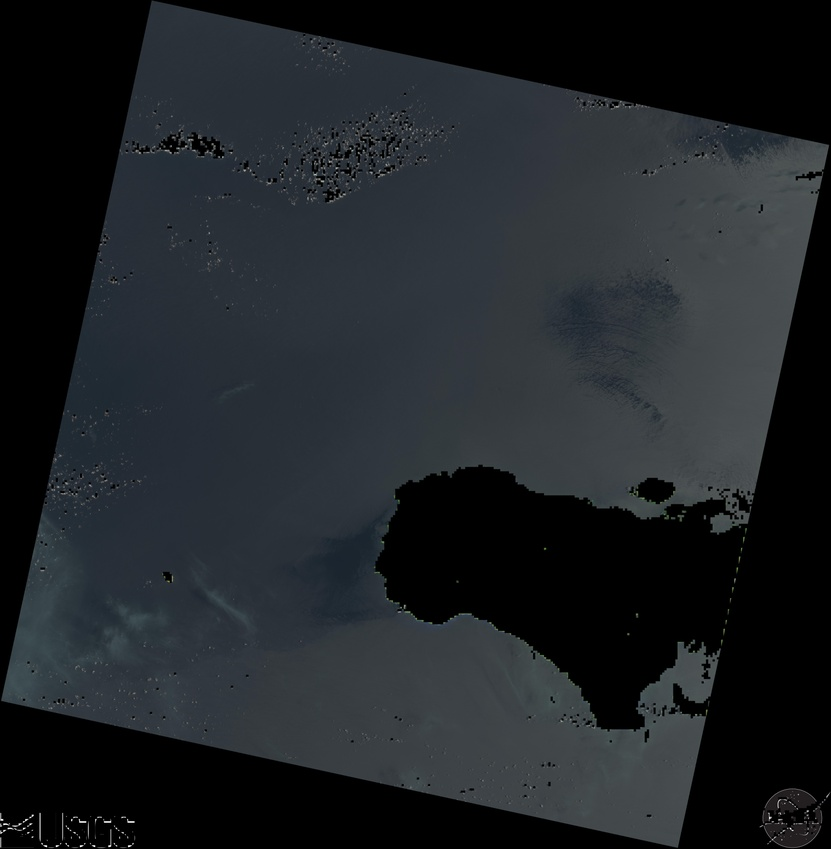
#> input picture imagery/LS8/Land & Cloud Blackout Comparison Examples/Test369 - Just Land Black.jpg, 831 x 849 px, shrunk from 7591 x 7761 before the run, given in place of Test369 - Just Land Black.jpg.jpg, which was not available
$ python main.py
#> lines starting #> are read from the running program, lines starting #| are printed output that depends on the picture; pictures that were not available may be replaced by others from this repository, and a replacement may not be noted
from PIL import Image
import numpy as np
from datetime import datetime as dt
import cv2

__author__ = "Sargassum Early Advisory System (SEAS) Team"
__date__ = "September 16, 2016"
__copyright__ = "Copyright 2016, Sargassum Early Advisory System"
__credits__ = ["Vaughn Linton", "Kyle Robertson", "Mike Wurl"]

__license__ = "MIT"
__version__ = "0.1"
__email__ = ["roberttk01@gmail.com", "redeyesmike@hotmail.com"]
__Status__ = "Production"

# Script developed to be utilized by the Sargassum Early Advisory System (SEAS) team for the low level analysis and
# detection of Sargassum in satellite imagery. Python3 libraries required include:
#   1) Pillow
#   2) numpy
#   3) opencv-python
#   4) datetime (native and only for testing/timing)

# Issues as of 09162016:
#   1) Infinite while loop in function 'find_sargassum'


def main():

    startTime = dt.now()

    # Below code allows user to input desired image. Currently, all test images (1-10) are in the ./PyIMG/imagery
    # directory. Code should eventually be changed to allow for user to direct the code towards an image somewhere
    # else.
    path = "../imagery/LS8/Test"
    n = input('Input Image Number: ')
#> the answer given: ../imagery/LS8/Land & Cloud Blackout Comparison Examples/Test369 - Just Land Black.jpg
    image = path + str(n) + '.jpg'  # Target image path
    nimage = path+ str(n) +'69.jpg'   # New image path
    im = Image.open(image)
#> im is the input picture: PIL image 831x849 RGB; mean R, G, B 31.3, 35.4, 39.3
    im.save(nimage)

    land_ho(nimage)             # Detect and blackout land
    cloud_search(nimage)        # Detect and blackout clouds
    grayscale(nimage, path, n)  # Convert image to grayscale to allow for Sargassum to stand  out more
    # find_sargassum(nimage) # Supposed to detect where Sargassum is... currently being a little bitch

    print(dt.now() - startTime) # Simple timer to see how long it takes to analyze an image


def land_ho(image): # Detects and blacks out land based on below configurations
    im = Image.open(image)
    px, py = im.size[0], im.size[1]
#> px = 831; py = 849
    rArr, gArr, bArr = np.array(im).T

    n = 6   # Setting allows for adjustments to sensitivity of search. Recommend keeping it below 10 for final product.
            # Variable also determines the area of pixels to be altered. Absolute minimum value is 2.
    x = 0
    while x < px - n:
        y = 0
        while y < py - n:
            rAvg, gAvg, bAvg = get_average_color(x, y, n, rArr, gArr, bArr)

            if rAvg > 80 or gAvg > 85:  # Blacks out area of pixels based one red and green average of the area.
                                        # Needs further tuning and testing.

                rArr, gArr, bArr = blackout(x, y, n, rArr, gArr, bArr)

            y += int(n/2)
        x += int(n/2)
#> bArr: shape (831, 849); min 0, max 255, mean 39.2
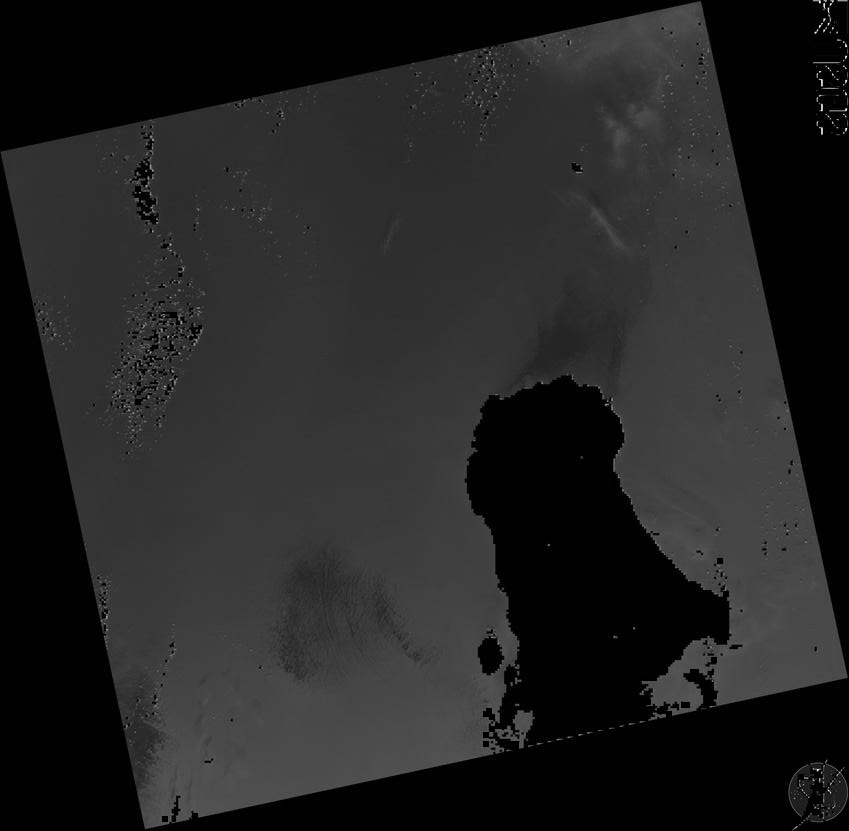
#> gArr: shape (831, 849); min 0, max 255, mean 35.3
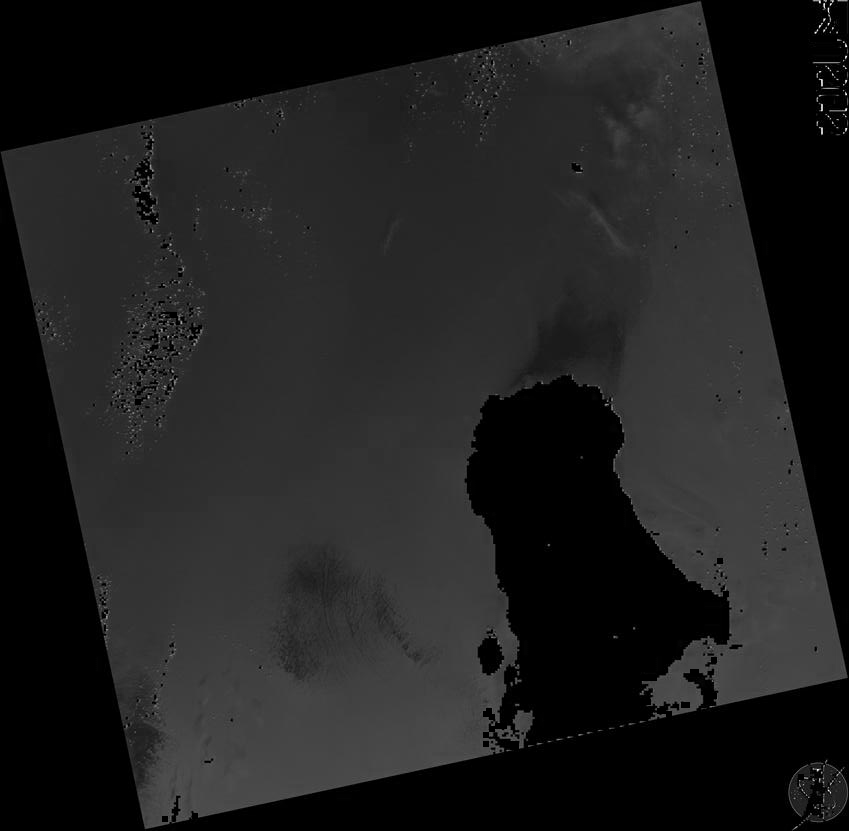
#> rArr: shape (831, 849); min 0, max 255, mean 31.4

    im = Image.fromarray(np.dstack([item.T for item in (rArr, gArr, bArr)]))
    im.save(image)


def cloud_search(image):    # Detects and blacks out clouds (11px x 11px) based on below configurations
    im = Image.open(image)
    px, py = im.size[0], im.size[1]
    rArr, gArr, bArr = np.array(im).T
    x = 0
    while x < px:
        y = 0
        while y < py:
            if rArr[x,y] > 100 and gArr[x,y] > 100 and bArr[x,y] > 100: # Blacks out 11px x 11px area based on
                                                                        # threshold. Should be tested with varying
                                                                        # levels to determine optimal configuration.
                rArr, gArr, bArr = blackout(x, y, 10, rArr, gArr, bArr)

            y += 1
        x += 1
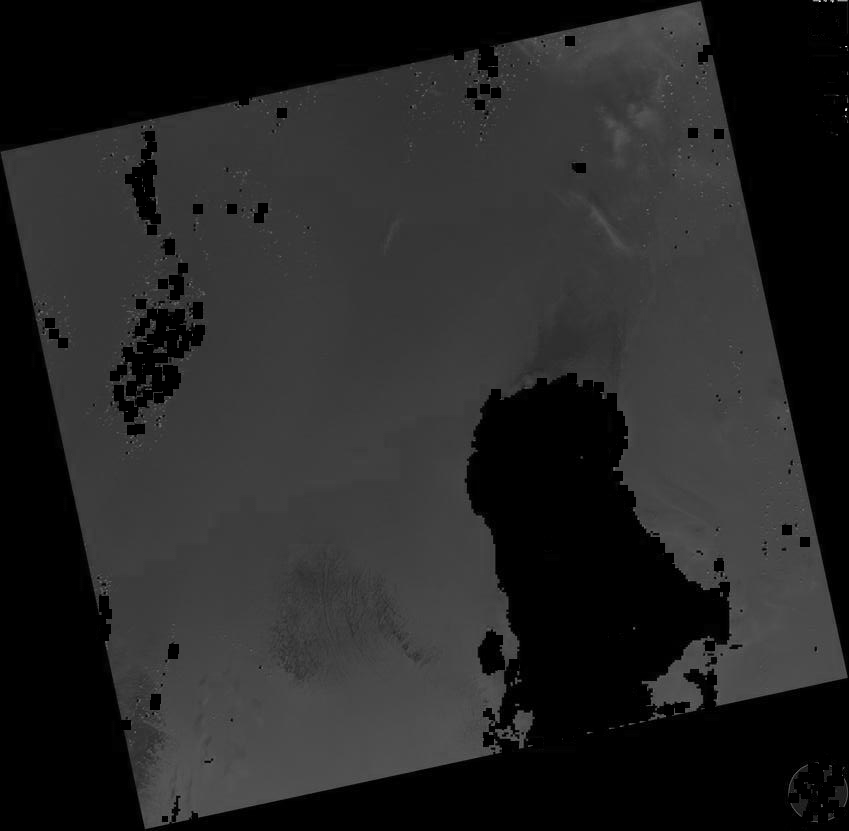
#> bArr: shape (831, 849); min 0, max 249, mean 38.1
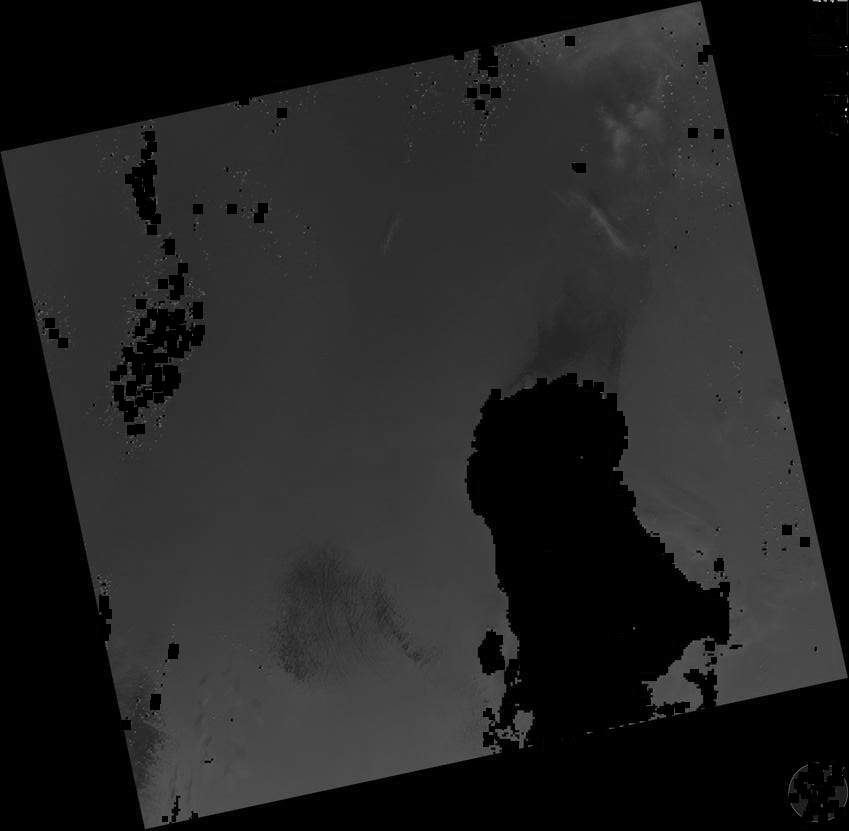
#> gArr: shape (831, 849); min 0, max 249, mean 34.2
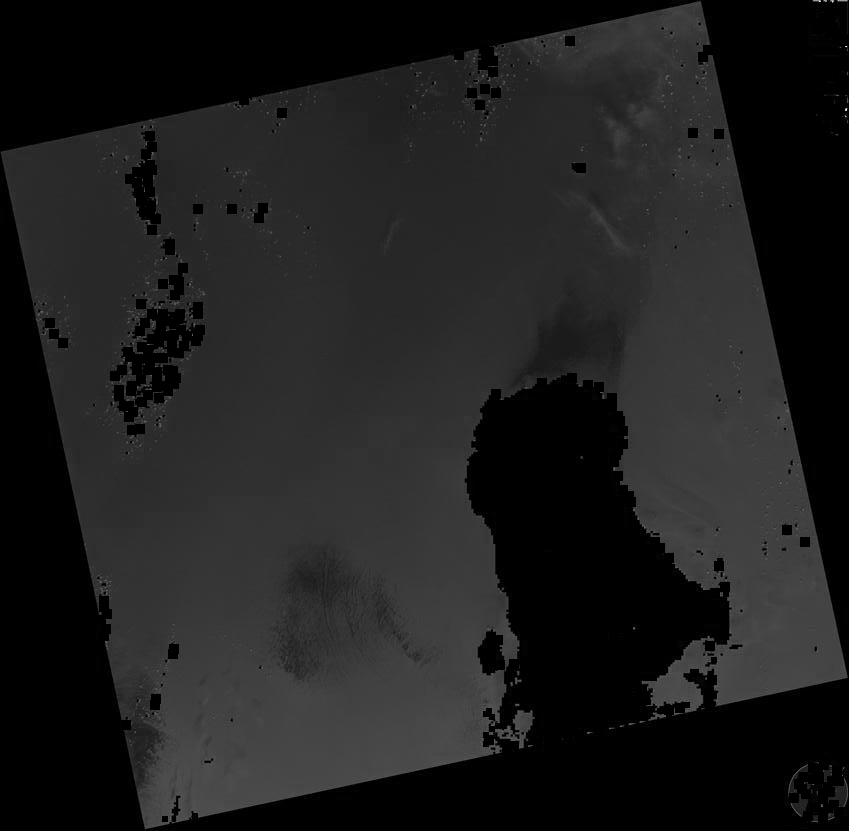
#> rArr: shape (831, 849); min 0, max 249, mean 30.4

    im = Image.fromarray(np.dstack([item.T for item in (rArr, gArr, bArr)]))
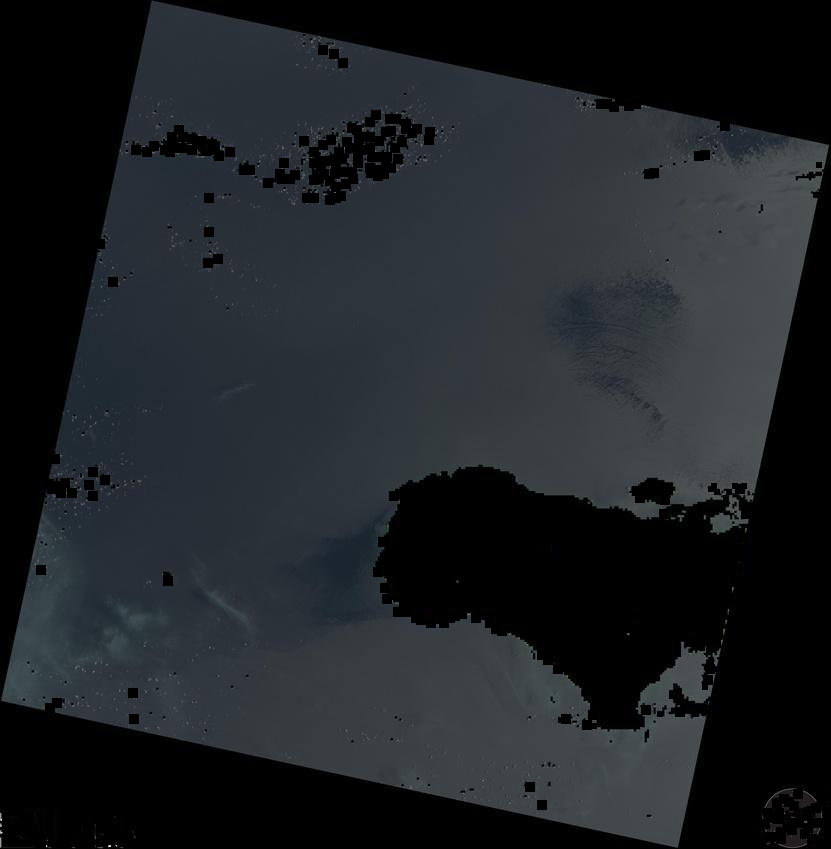
#> im: PIL image 831x849 RGB; mean R, G, B 30.4, 34.2, 38.1
    im.save(image)


def find_sargassum(image):  # Finds and highlights Sargassum in a grayscale image based on below configurations
    im = Image.open(image)
    px, py = im.size[0], im.size[1]
    grayArr = np.array(im).T

    n = 2 # Variable
    x = 0
    while x < px - n:
        y = 0
        while y < py - n:
            grayAvg = get_average_gray(x, y, n, grayArr)
            if grayAvg >= 8 and grayArr[x,y] >= 10:
                grayArr = whiteout(x, y,px, py, n, grayArr)
            y += int(n / 2)
        x += int(n / 2)

    im = Image.fromarray(np.dstack([item.T for item in (grayArr)]))
    im.save(image)


def get_average_color(x, y, n, rArr, gArr, bArr):   # Determines and returns the average RGB values of an area
    r, g, b = 0, 0, 0
    i, j = x, y
    count = 0

    while i < x + n:
        while j < y + n:
            r += rArr[i, j]
            g += gArr[i, j]
            b += bArr[i, j]
            count += 1
            j += 1
        i += 1

    return int(r / count), int(g / count), int(b / count)


def get_average_gray(x, y, n, grayArr):     # Determines and returns the average values of an area in a grayscale image
    gr = 0
    i, j = x, y
    count = 0

    while i < x + n:
        while j < y + n:
            gr += grayArr[i, j]
            count += 1
            j += int(n/2)
        i += int(n/2)

    return int(gr / count)


def blackout(x, y, n, rArr, gArr, bArr):    # Converts an area of pixels in an RBG image to black

    try:
        for i in range(int(np.abs(x-n/2)), int(x+n/2)):
            for j in range(int(np.abs(y-n/2)), int(y+n/2)):
                rArr[i, j] = 0
                gArr[i, j] = 0
                bArr[i, j] = 0
    except:
        pass

    return rArr, gArr, bArr


def whiteout(x, y, px, py, n, grayArr): # Converts an area of pixels in a grayscale image to white

    for i in range(int(np.abs(x-n/2)), int(x+n/2)):
        for j in range(int(np.abs(y-n/2)), int(y+n/2)):

            grayArr[i, j] = 0

    return grayArr


def grayscale(image, path, n):  # Converts RGB image to Grayscale
#> called with path = '../imagery/LS8/Test'
    image = cv2.imread(image)
    gray_image = cv2.cvtColor(image, cv2.COLOR_BGR2GRAY)
    cv2.imwrite(path + str(n) + '69.jpg', gray_image)

main()
